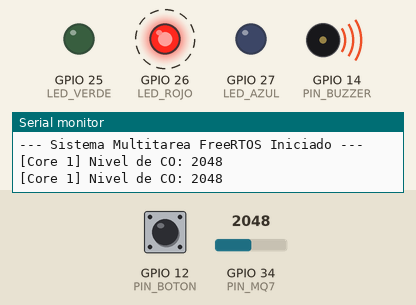
Simulated run of this program. Board: ESP32. On the bench: output pins drawn as LEDs (lit = HIGH), buzzer (waves = sounding), the last lines printed to the serial monitor. Dashed ring = blinking. Inputs (shaded band) come from the test bench; at power-on: GPIO 34 (PIN_MQ7) = 2048, GPIO 12 (PIN_BOTON) HIGH.

Above: at 0.9 s.
1.3 s: GPIO 34 (PIN_MQ7) set to 1632
4.3 s: GPIO 34 (PIN_MQ7) set to 1529
At 4.3 s:
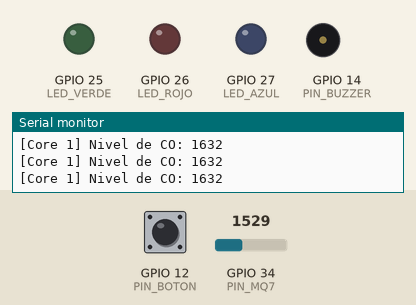
At 5.8 s:
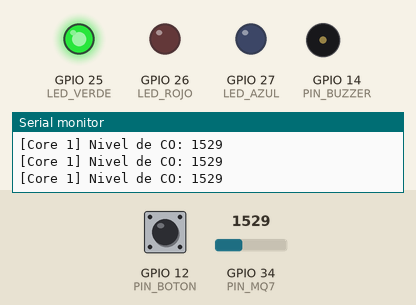
6.3 s: GPIO 12 (PIN_BOTON) pulled LOW for 3.2 s
At 7.0 s:
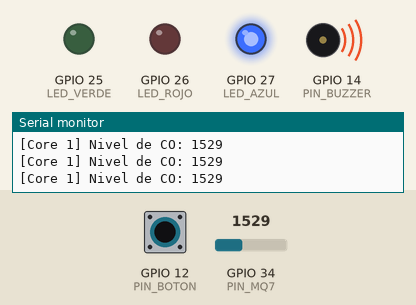
Timing chart, 0 to 12.0 s (numbered marks = the images above; inputs shaded):
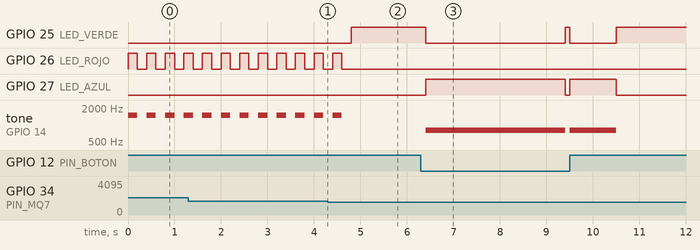

The program:

main.cpp
```cpp
#include <Arduino.h>

const int PIN_MQ7    = 34;
const int LED_VERDE  = 25;
const int LED_ROJO   = 26;
const int LED_AZUL   = 27;
const int PIN_BUZZER = 14;
const int PIN_BOTON  = 12;

const int UMBRAL_ALERTA = 1600;

volatile int lecturaGasGlobal = 0;
volatile bool modoTestActivo  = false;

TaskHandle_t TareaSensorHandle = NULL;
TaskHandle_t TareaAlarmaHandle = NULL;
TaskHandle_t TareaBotonHandle  = NULL;

void vTareaSensor(void *pvParameters) {
  for(;;) {
    lecturaGasGlobal = analogRead(PIN_MQ7);
    Serial.print("[Core 1] Nivel de CO: ");
    Serial.println(lecturaGasGlobal);

    vTaskDelay(pdMS_TO_TICKS(500));
  }
}

void vTareaBoton(void *pvParameters) {
  for(;;) {
    if (digitalRead(PIN_BOTON) == LOW && !modoTestActivo) {
      modoTestActivo = true;
      vTaskDelay(pdMS_TO_TICKS(1000));
      modoTestActivo = false;
    }
    vTaskDelay(pdMS_TO_TICKS(50));
  }
}

void vTareaAlarma(void *pvParameters) {
  for(;;) {
    if (modoTestActivo) {
      digitalWrite(LED_VERDE, LOW);
      digitalWrite(LED_ROJO, LOW);
      digitalWrite(LED_AZUL, HIGH);
      ledcWriteTone(0, 800);
      vTaskDelay(pdMS_TO_TICKS(100));
    }
    else if (lecturaGasGlobal >= UMBRAL_ALERTA) {
      digitalWrite(LED_VERDE, LOW);
      digitalWrite(LED_AZUL, LOW);

      digitalWrite(LED_ROJO, HIGH);
      ledcWriteTone(0, 1500);
      vTaskDelay(pdMS_TO_TICKS(200));

      digitalWrite(LED_ROJO, LOW);
      ledcWriteTone(0, 0);
      vTaskDelay(pdMS_TO_TICKS(200));
    }
    else {
      digitalWrite(LED_VERDE, HIGH);
      digitalWrite(LED_ROJO, LOW);
      digitalWrite(LED_AZUL, LOW);
      ledcWriteTone(0, 0);
      vTaskDelay(pdMS_TO_TICKS(100));
    }
  }
}

void setup() {
  Serial.begin(115200);

  pinMode(PIN_MQ7, INPUT);
  pinMode(PIN_BOTON, INPUT_PULLUP);
  pinMode(LED_VERDE, OUTPUT);
  pinMode(LED_ROJO, OUTPUT);
  pinMode(LED_AZUL, OUTPUT);

  ledcSetup(0, 1000, 8);
  ledcAttachPin(PIN_BUZZER, 0);

  xTaskCreatePinnedToCore(vTareaSensor, "LeerSensor", 2048, NULL, 2, &TareaSensorHandle, 1);
  xTaskCreatePinnedToCore(vTareaBoton,  "LeerBoton",  2048, NULL, 2, &TareaBotonHandle,  1);
  xTaskCreatePinnedToCore(vTareaAlarma, "CtrlAlarma", 2048, NULL, 1, &TareaAlarmaHandle, 0);

  Serial.println("--- Sistema Multitarea FreeRTOS Iniciado ---");
}

void loop() {
  vTaskDelete(NULL);
}
```

Measured:
- the behaviour switches between 1600 and 1599 on GPIO 34 (PIN_MQ7) (found by bisection; images 0 and 1)
- after the input at 4.3 s, GPIO 25 (LED_VERDE): LOW → HIGH after 0.50 s; GPIO 26 (LED_ROJO): goes on until 4.6 s, then stays LOW; tone on GPIO 14 (PIN_BUZZER): goes on until 4.6 s, then stays silent
- after the input at 6.3 s, GPIO 25 (LED_VERDE): HIGH → LOW after 0.10 s, → HIGH 3.0 s later, → LOW 0.10 s later, → HIGH 1.0 s later; GPIO 27 (LED_AZUL): LOW → HIGH after 0.10 s, → LOW 3.0 s later, → HIGH 0.10 s later, → LOW 1.0 s later
- by itself, GPIO 26 (LED_ROJO): alternates HIGH for 0.20 s and LOW for 0.20 s
- by itself, tone on GPIO 14 (PIN_BUZZER): alternates 1500 Hz for 0.20 s and silent for 0.20 s
